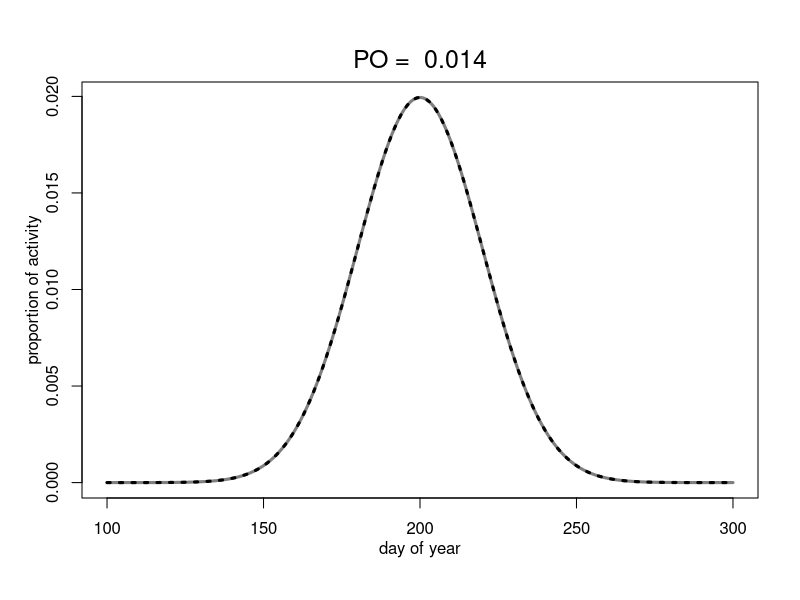
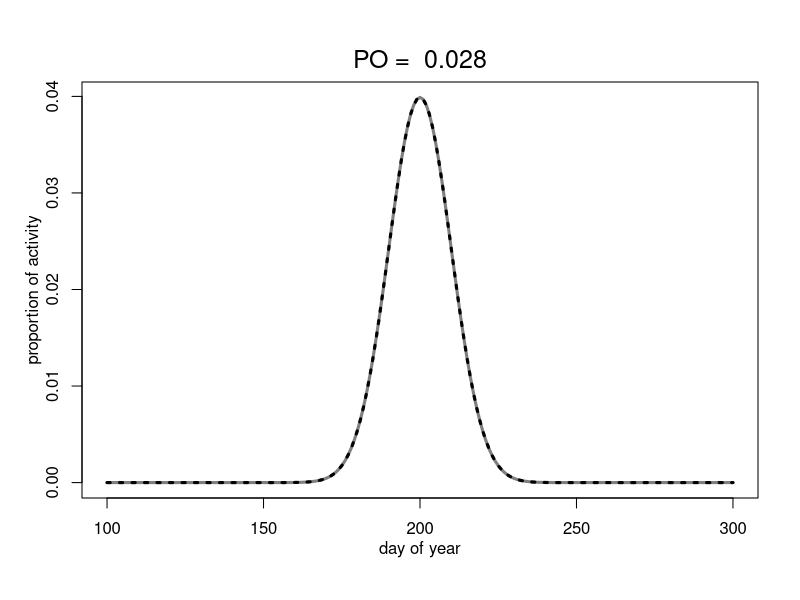
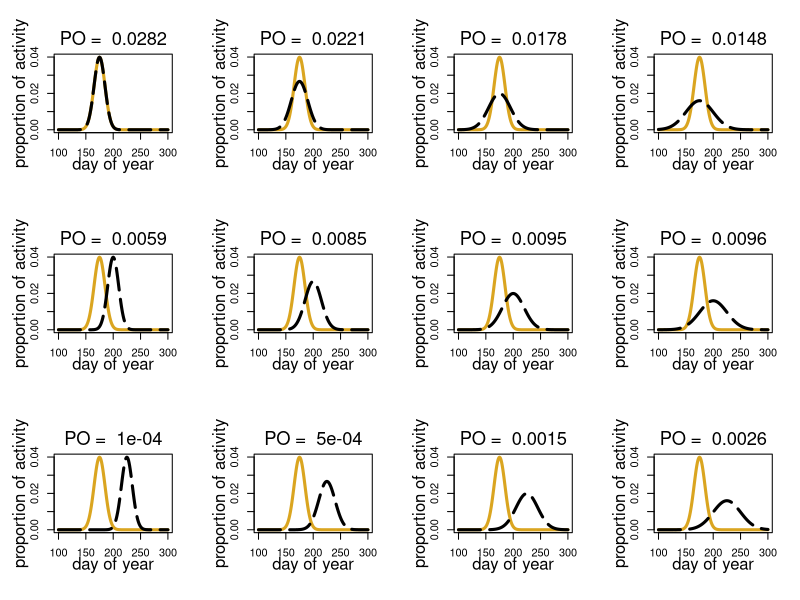

Write the R code that produced these figures, in order.

mean1 = 200
SD1 = 20
mean2 = 200
SD2 = 20
vals = 100:300
PDF1 = dnorm(vals, mean = mean1, sd = SD1)
PDF1 = PDF1/sum(PDF1)
PDF2 = dnorm(vals, mean = mean2, sd = SD2)
PDF2 = PDF2/sum(PDF2)
(PO = round(sum(PDF1 * PDF2),3))
plot(100:300, PDF1, type = "l", lwd = 3, col = "gray50", xlab = "", ylab = "", main = "")
mtext(side = 2, line = 2, "proportion of activity")
mtext(side = 1, line = 2, "day of year")
mtext(side = 3, line = 0.5, paste("PO = ", PO), cex = 1.5)
points(100:300, PDF2, type = "l", lwd = 3, lty = "dotted", col = "black")


mean1 = 200
SD1 = 10
mean2 = 200
SD2 = 10
vals = 100:300
PDF1 = dnorm(vals, mean = mean1, sd = SD1)
PDF1 = PDF1/sum(PDF1)
PDF2 = dnorm(vals, mean = mean2, sd = SD2)
PDF2 = PDF2/sum(PDF2)
(PO = round(sum(PDF1 * PDF2),3))
plot(100:300, PDF1, type = "l", lwd = 3, col = "gray50", xlab = "", ylab = "", main = "")
mtext(side = 2, line = 2, "proportion of activity")
mtext(side = 1, line = 2, "day of year")
mtext(side = 3, line = 0.5, paste("PO = ", PO), cex = 1.5)
points(100:300, PDF2, type = "l", lwd = 3, lty = "dotted", col = "black")

vals = 100:300
means = seq(175,225,25)
sds = seq(10,25, 5)

pdf("C:/Users/ecrone01/Box/Documents/checkerspot phenology/2023 manuscript/main checkerspot phenology paper/penultimate for submission July 2023/PO.pdf")
par(mfrow = c(3,4))
for(i in 1:1){
  for(j in 1:1){
    for(ii in 1:3){
      for(jj in 1:4){
        mean1 = means[i]
        SD1 = sds[j]
        mean2 = means[ii]
        SD2 = sds[jj]
        PDF1 = dnorm(vals, mean = mean1, sd = SD1)
        PDF1 = PDF1/sum(PDF1)
        PDF2 = dnorm(vals, mean = mean2, sd = SD2)
        PDF2 = PDF2/sum(PDF2)
        (PO = round(sum(PDF1 * PDF2),4))
        plot(100:300, PDF1, type = "l", lwd = 3, col = "goldenrod", xlab = "", ylab = "", main = "", ylim = c(0, 0.04))
        mtext(side = 2, line = 2, "proportion of activity")
        mtext(side = 1, line = 2, "day of year")
        mtext(side = 3, line = 0.5, paste("PO = ", PO), cex = 1.1)
        points(100:300, PDF2, type = "l", lwd = 3, lty = "longdash", col = "black")
      }
    }
  }
}
dev.off()
